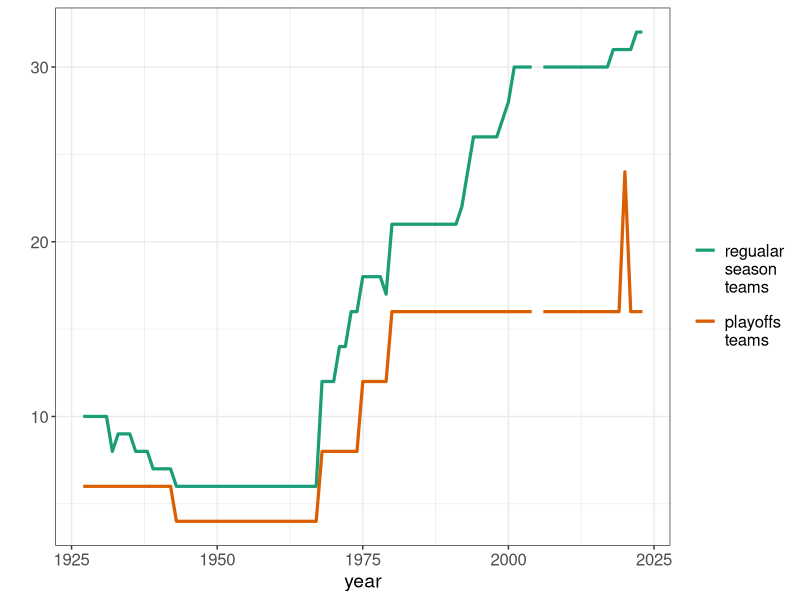
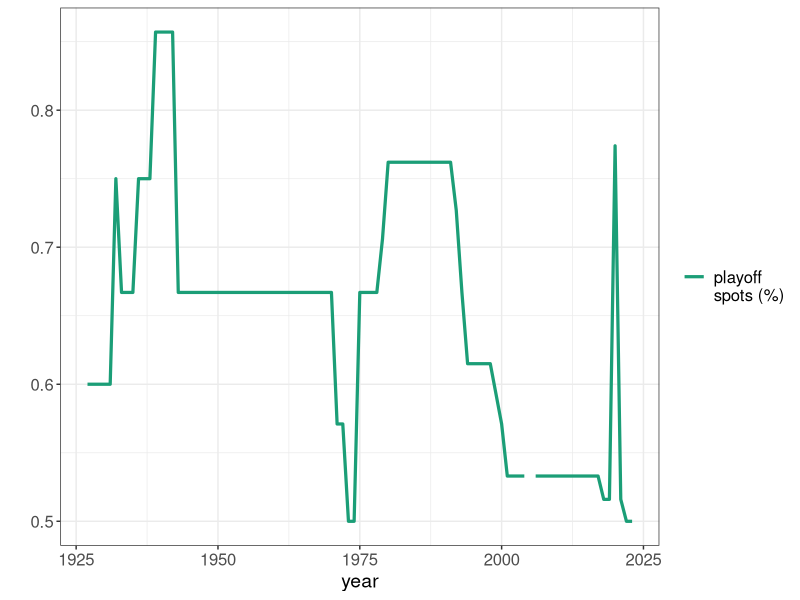
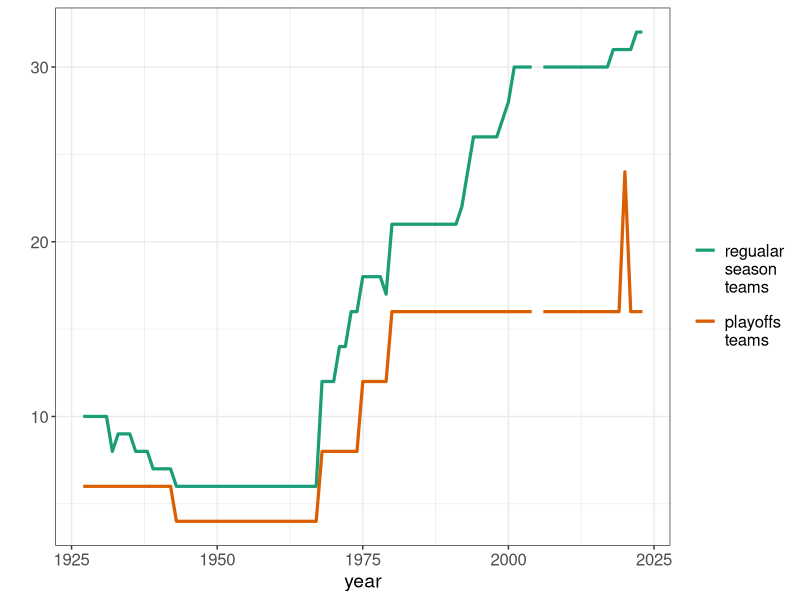
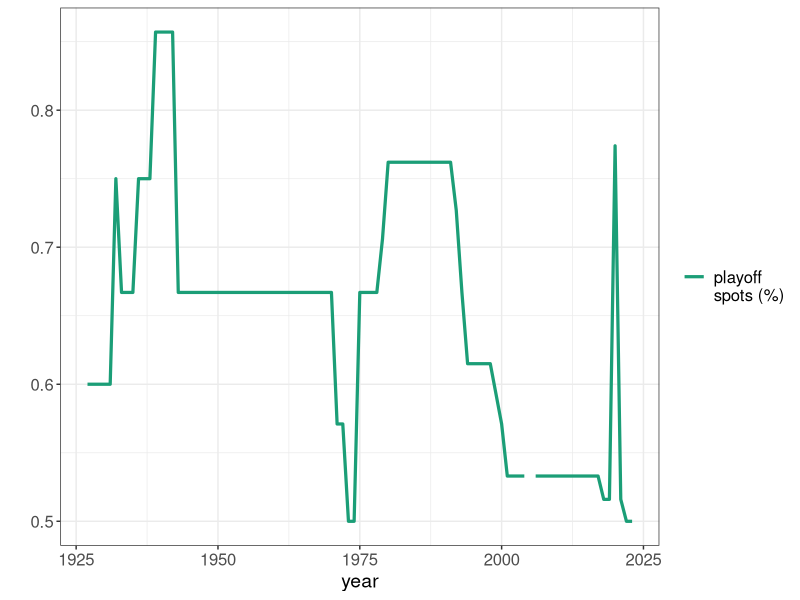

The R script that drew these images, in order:
library(tidyverse)
library(reshape2)
library(RColorBrewer)

df <- read.table("playoff_teams_per_year.txt", header = T)

long_df <- melt(df, id.vars = "year") %>%
  filter(variable != "pct")

long_df$variable <- factor(long_df$variable,
                           ordered = T,
                           levels = (c("teams", "playoffs")))

long_df %>%
  ggplot(aes(x = year, y = value, col = variable)) +
  geom_line(size=1.1) +
  theme_bw() +
  scale_color_brewer(palette = "Dark2",
                     labels = c("\n\nregualar\nseason\nteams", "\nplayoffs\nteams")) +
  labs(y = "") +
  theme(legend.title=element_blank(),
        axis.text = element_text(size = 12),
        axis.title = element_text(size = 14),
        legend.text = element_text(size = 12))

ggsave(file = "plt.svg", width = 6, height = 4)

melt(df, id.vars = "year") %>%
  filter(variable == "pct") %>%
  ggplot(aes(x = year, y = value, col = variable)) +
  geom_line(size=1.1) +
  theme_bw() + 
  scale_color_brewer(palette = "Dark2",
                     labels = c("\nplayoff\nspots (%)")) +
  #coord_cartesian(ylim = c(0,1)) +
  theme_bw() +
  labs(y = "") +
  theme(legend.title=element_blank(),
        axis.text = element_text(size = 12),
        axis.title = element_text(size = 14),
        legend.text = element_text(size = 12))

ggsave(file = "plt2.svg", width = 6, height = 4)
